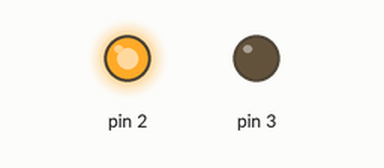
Recording of a sketch running on a simulated Arduino Uno, built with avr-gcc and run on an emulated ATmega328P. Shown: output pins drawn as LEDs (lit = HIGH).

Above: at 1.0 s.
At 5.0 s:
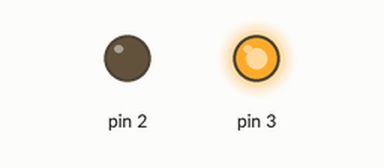
At 7.0 s:
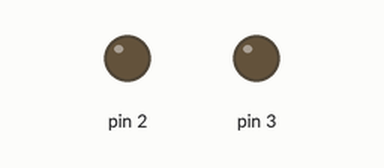
Timing chart, 0 to 10.4 s (numbered marks = the images above):
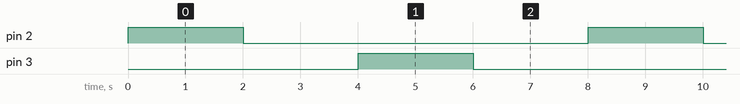

Measured:
- by itself, pin 2, pin 3: alternates HIGH for 2.0 s and LOW for 6.0 s
- by itself, everything shown: repeats every 8.0 s, in 4 steps

The sketch:

motor_test.ino
```cpp
void setup() {
  pinMode(2, OUTPUT);
  pinMode(3, OUTPUT);
}

// the loop function runs over and over again forever
void loop() {
  digitalWrite(2, HIGH);   // turn the LED on (HIGH is the voltage level)
  digitalWrite(3, LOW);    // turn the LED off by making the voltage LOW
  delay(2000);                       // wait for a second
  digitalWrite(2, LOW);   // turn the LED on (HIGH is the voltage level)
  digitalWrite(3, LOW);    // turn the LED off by making the voltage LOW
  delay(2000);
  digitalWrite(2, LOW);   // turn the LED on (HIGH is the voltage level)
  digitalWrite(3, HIGH);    // turn the LED off by making the voltage LOW
  delay(2000);                       // wait for a second
  digitalWrite(2, LOW);   // turn the LED on (HIGH is the voltage level)
  digitalWrite(3, LOW);    // turn the LED off by making the voltage LOW
  delay(2000);
}
```
